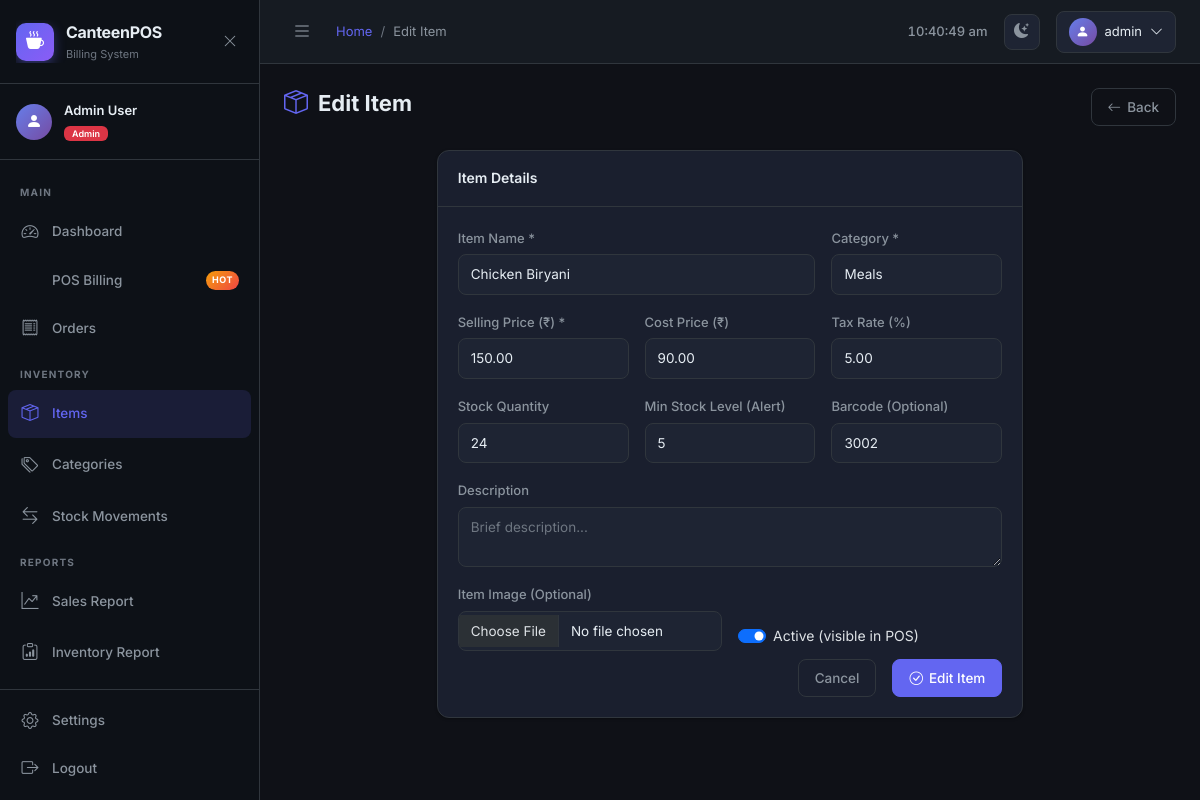
Screenshot of /inventory/items/10/edit/ (signed in) with the database file from the repository.
### billing/models.py (models this page shows, shortened)
class Item(models.Model):
    name = models.CharField(max_length=200)
    category = models.ForeignKey(Category, on_delete=models.PROTECT, related_name='items')
    price = models.DecimalField(max_digits=10, decimal_places=2)
    cost_price = models.DecimalField(max_digits=10, decimal_places=2, default=0)
    stock_quantity = models.IntegerField(default=0)
    min_stock_level = models.IntegerField(default=5)  # low stock alert threshold
    barcode = models.CharField(max_length=100, blank=True, unique=True, null=True)
    description = models.TextField(blank=True)
    image = models.ImageField(upload_to='items/', null=True, blank=True)
    is_active = models.BooleanField(default=True)
    tax_rate = models.DecimalField(max_digits=5, decimal_places=2, default=0)  # percentage
    created_at = models.DateTimeField(auto_now_add=True)
    updated_at = models.DateTimeField(auto_now=True)
    class Meta:
        ordering = ['name']

class Category(models.Model):
    name = models.CharField(max_length=100, unique=True)
    description = models.TextField(blank=True)
    color = models.CharField(max_length=7, default='#6366f1')  # hex color for UI
    icon = models.CharField(max_length=50, default='bi-grid')  # Bootstrap icon class
    is_active = models.BooleanField(default=True)
    created_at = models.DateTimeField(auto_now_add=True)
    updated_at = models.DateTimeField(auto_now=True)
    class Meta:
        verbose_name_plural = 'Categories'
        ordering = ['name']

### inventory/views.py (the view)
    def wrapper(request, *args, **kwargs):
        if not request.user.is_authenticated:
            return redirect('login')
        role = get_user_role(request.user)
        if role not in ('admin', 'manager') and not request.user.is_superuser:
            messages.error(request, "Access denied. Manager or Admin role required.")
            return redirect('dashboard')
        return view_func(request, *args, **kwargs)

### inventory/views.py (called while the page is built, shortened)
def get_user_role(user):
    try:
        return user.profile.role
    except:
        return 'cashier'

def manager_required(view_func):
    def wrapper(request, *args, **kwargs):
        if not request.user.is_authenticated:
            return redirect('login')
        role = get_user_role(request.user)
        if role not in ('admin', 'manager') and not request.user.is_superuser:
            messages.error(request, "Access denied. Manager or Admin role required.")
            return redirect('dashboard')
        return view_func(request, *args, **kwargs)
    return wrapper

@login_required
@manager_required
def item_edit(request, item_id):
    item = get_object_or_404(Item, id=item_id)
    categories = Category.objects.filter(is_active=True)
    return render(request, 'inventory/item_form.html', {
        'item': item,
        'categories': categories,
        'action': 'Edit',
    })

### templates/inventory/item_form.html (shortened to what this page needs)
{% extends 'base.html' %}
{% block page_title %}{{ action }} Item{% endblock %}
{% block content %}
<div class="fade-in">
    <div class="page-header">
        <h1><i class="bi bi-box-seam"></i> {{ action }} Item</h1>
        <a href="{% url 'item_list' %}" class="btn btn-outline-secondary">
            <i class="bi bi-arrow-left"></i> Back
        </a>
    </div>
    <div class="row justify-content-center">
        <div class="col-lg-8">
            <div class="card">
                <div class="card-header">
                    <span>Item Details</span>
                </div>
                <div class="card-body">
                    <form method="post" enctype="multipart/form-data">
                        <div class="row g-3">
                            <div class="col-md-8">
                                <label class="form-label">Item Name *</label>
                                <input type="text" name="name" class="form-control" value="{{ item.name|default:'' }}" required placeholder="e.g. Masala Chai">
                            </div>
                            <div class="col-md-4">
                                <label class="form-label">Category *</label>
                                <select name="category" class="form-select" required>
                                    {% for cat in categories %}
                                    <option value="{{ cat.id }}" {% if item.category_id == cat.id %}selected{% endif %}>{{ cat.name }}</option>
                                    {% endfor %}
                                </select>
                            </div>
                            <div class="col-md-4">
                                <label class="form-label">Selling Price (₹) *</label>
                                <input type="number" name="price" class="form-control" step="0.01" min="0" value="{{ item.price|default:'' }}" required placeholder="0.00">
                            </div>
                            <div class="col-md-4">
                                <label class="form-label">Cost Price (₹)</label>
                                <input type="number" name="cost_price" class="form-control" step="0.01" min="0" value="{{ item.cost_price|default:'0' }}" placeholder="0.00">
                            </div>
                            <div class="col-md-4">
                                <label class="form-label">Tax Rate (%)</label>
                                <input type="number" name="tax_rate" class="form-control" step="0.01" min="0" max="100" value="{{ item.tax_rate|default:'0' }}" placeholder="0">
                            </div>
                            <div class="col-md-4">
                                <label class="form-label">Stock Quantity</label>
                                <input type="number" name="stock_quantity" class="form-control" min="0" value="{{ item.stock_quantity|default:'0' }}" placeholder="0">
                            </div>
                            <div class="col-md-4">
                                <label class="form-label">Min Stock Level (Alert)</label>
                                <input type="number" name="min_stock_level" class="form-control" min="0" value="{{ item.min_stock_level|default:'5' }}">
                            </div>
                            <div class="col-md-4">
                                <label class="form-label">Barcode (Optional)</label>
                                <input type="text" name="barcode" class="form-control" value="{{ item.barcode|default:'' }}" placeholder="Scan or enter barcode">
                            </div>
                            <div class="col-12">
                                <label class="form-label">Description</label>
                                <textarea name="description" class="form-control" rows="2" placeholder="Brief description...">{{ item.description|default:'' }}</textarea>
                            </div>
                            <div class="col-md-6">
                                <label class="form-label">Item Image (Optional)</label>
                                <input type="file" name="image" class="form-control" accept="image/*">
                            </div>
                            <div class="col-md-6 d-flex align-items-end">
                                <div class="form-check form-switch">
                                    <input class="form-check-input" type="checkbox" name="is_active" id="isActive"
                                           {% if item.is_active or not item %}checked{% endif %}>
                                    <label class="form-check-label" for="isActive">Active (visible in POS)</label>
                                </div>
                            </div>
                            <div class="col-12 d-flex gap-3 justify-content-end mt-2">
                                <a href="{% url 'item_list' %}" class="btn btn-outline-secondary">Cancel</a>
                                <button type="submit" class="btn btn-primary">
                                    <i class="bi bi-{% if action == 'Create' %}plus-circle{% else %}check-circle{% endif %}"></i>
                                    {{ action }} Item
                                </button>
                            </div>
                        </div>
                    </form>
                </div>
            </div>
        </div>
    </div>
</div>
{% endblock %}

### templates/base.html (shortened to what this page needs)
<!DOCTYPE html>
<html lang="en" data-theme="dark" data-bs-theme="dark">
<head>
    <link href="https://cdn.jsdelivr.net/npm/bootstrap@5.3.2/dist/css/bootstrap.min.css" rel="stylesheet">
    <link href="https://cdn.jsdelivr.net/npm/bootstrap-icons@1.11.3/font/bootstrap-icons.css" rel="stylesheet">
    <link href="/static/css/main.css" rel="stylesheet">
</head>
<body>
{% if user.is_authenticated %}
<nav class="sidebar" id="sidebar">
    <div class="sidebar-header">
        <div class="sidebar-brand">
            <div class="brand-icon">
                <i class="bi bi-cup-hot-fill"></i>
            </div>
            <div class="brand-text">
                <span class="brand-name">CanteenPOS</span>
                <span class="brand-sub">Billing System</span>
            </div>
        </div>
        <button class="sidebar-toggle" id="sidebarToggle">
            <i class="bi bi-x-lg"></i>
        </button>
    </div>
    <div class="sidebar-user">
        <div class="user-avatar">
            <i class="bi bi-person-fill"></i>
        </div>
        <div class="user-info">
            <div class="user-name">{{ user.get_full_name|default:user.username }}</div>
            <div class="user-role">
                {% if user.profile.role == 'admin' %}
                    <span class="badge bg-danger">Admin</span>
                {% elif user.profile.role == 'manager' %}
                    <span class="badge bg-warning">Manager</span>
                {% else %}
                    <span class="badge bg-info">Cashier</span>
                {% endif %}
            </div>
        </div>
    </div>
    <ul class="sidebar-nav">
        <li class="nav-section-label">Main</li>
        <li class="nav-item">
            <a href="{% url 'dashboard' %}" class="nav-link {% if request.resolver_match.url_name == 'dashboard' %}active{% endif %}">
                <i class="bi bi-speedometer2"></i>
                <span>Dashboard</span>
            </a>
        </li>
        <li class="nav-item">
            <a href="{% url 'pos' %}" class="nav-link {% if request.resolver_match.url_name == 'pos' %}active{% endif %}">
                <span>POS Billing</span>
                <span class="nav-badge">HOT</span>
            </a>
        </li>
        <li class="nav-item">
            <a href="{% url 'order_list' %}" class="nav-link {% if request.resolver_match.url_name == 'order_list' %}active{% endif %}">
                <i class="bi bi-receipt"></i>
                <span>Orders</span>
            </a>
        </li>
        {% if user.profile.role in 'admin,manager' or user.is_superuser %}
        <li class="nav-section-label">Inventory</li>
        <li class="nav-item">
            <a href="{% url 'item_list' %}" class="nav-link {% if 'item' in request.resolver_match.url_name %}active{% endif %}">
                <i class="bi bi-box-seam"></i>
                <span>Items</span>
            </a>
        </li>
        <li class="nav-item">
            <a href="{% url 'category_list' %}" class="nav-link {% if 'category' in request.resolver_match.url_name %}active{% endif %}">
                <i class="bi bi-tags"></i>
                <span>Categories</span>
            </a>
        </li>
        <li class="nav-item">
            <a href="{% url 'movement_history' %}" class="nav-link {% if 'movement' in request.resolver_match.url_name %}active{% endif %}">
                <i class="bi bi-arrow-left-right"></i>
                <span>Stock Movements</span>
            </a>
        </li>
        <li class="nav-section-label">Reports</li>
        <li class="nav-item">
            <a href="{% url 'sales_report' %}" class="nav-link {% if 'sales' in request.resolver_match.url_name %}active{% endif %}">
                <i class="bi bi-graph-up-arrow"></i>
                <span>Sales Report</span>
            </a>
        </li>
        <li class="nav-item">
            <a href="{% url 'inventory_report' %}" class="nav-link {% if 'inventory_report' == request.resolver_match.url_name %}active{% endif %}">
                <i class="bi bi-clipboard-data"></i>
                <span>Inventory Report</span>
            </a>
        </li>
        {% endif %}
    </ul>
    <div class="sidebar-footer">
        <a href="{% url 'profile' %}" class="nav-link">
            <i class="bi bi-gear"></i>
            <span>Settings</span>
        </a>
        <a href="{% url 'logout' %}" class="nav-link text-danger">
            <i class="bi bi-box-arrow-right"></i>
            <span>Logout</span>
        </a>
    </div>
</nav>
<div class="main-wrapper" id="mainWrapper">
    <header class="topbar">
        <div class="topbar-left">
            <button class="sidebar-toggle-btn" id="sidebarToggleBtn">
                <i class="bi bi-list"></i>
            </button>
            <nav aria-label="breadcrumb">
                <ol class="breadcrumb mb-0">
                    {% block breadcrumb %}
                    <li class="breadcrumb-item"><a href="{% url 'dashboard' %}">Home</a></li>
                    <li class="breadcrumb-item active">{% block page_title %}Dashboard{% endblock %}</li>
                    {% endblock %}
                </ol>
            </nav>
        </div>
        <div class="topbar-right">
            <div class="topbar-time" id="topbarTime"></div>
            <button class="theme-toggle" id="themeToggle" title="Toggle theme">
            </button>
            <div class="dropdown">
                <button class="user-dropdown" data-bs-toggle="dropdown">
                    <div class="user-avatar-sm">
                        <i class="bi bi-person-fill"></i>
                    </div>
                    <span>{{ user.username }}</span>
                    <i class="bi bi-chevron-down"></i>
                </button>
            </div>
        </div>
    </header>
    <main class="page-content">
        {% block content %}{% endblock %}
    </main>
</div>
{% else %}
{% block auth_content %}{% endblock %}
{% endif %}
</body>
</html>

### rows the page displays
Item: name "Chicken Biryani", category "Meals", price "150.00", cost_price "90.00", tax_rate "5.00", stock_quantity "24", min_stock_level "5", barcode "3002", is_active "☑"

### other values shown
{{ user.get_full_name|default:user.username }} "Admin User"
{{ action }} "Edit"
{{ user.username }} "admin"
